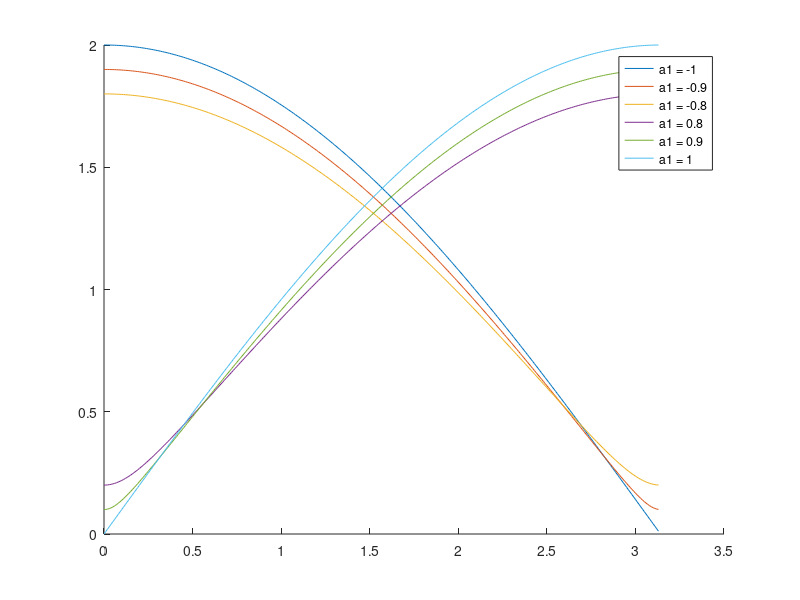

Source code (MATLAB):
close all
clear all

a1 = [-1 -0.90 -0.8 0.8 0.90 1];	#vettore 
step = 0.01; 			 #ci da il campion
W = [0:step:pi-step] ;		 # da 0 a ny
Z = exp(i*W); 		#abbiamo tanti z, vettore di z, i numero immaginario puro
hold on ; 			#contiua a riscrivere nel grafico le fun che ti scrivo 
for (k = 1: length(a1))	
H = abs(1-(a1(k)*(1./Z))); 		#H di Omega
plot(W, H, [';a1 = ' num2str(a1(k)) ';']) ; 	
end
hold off;